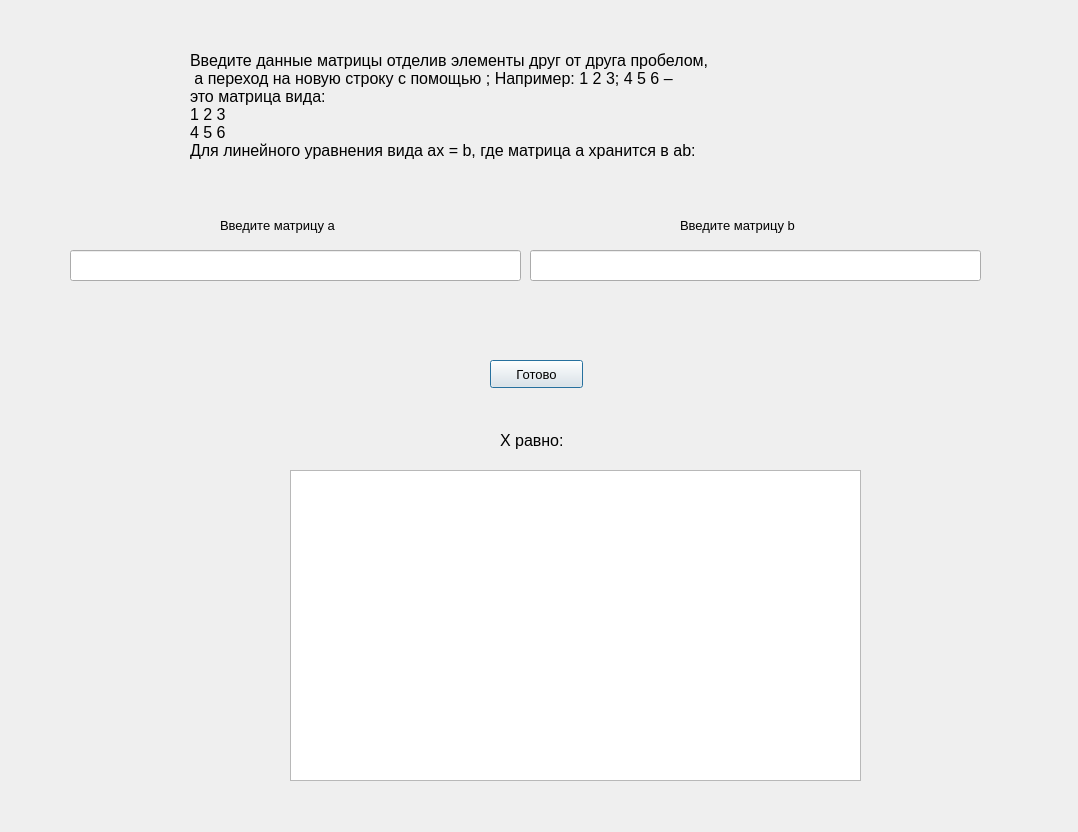
<?xml version="1.0" encoding="UTF-8"?>
<ui version="4.0">
 <class>Dialog</class>
 <widget class="QDialog" name="Dialog">
  <property name="geometry">
   <rect>
    <x>0</x>
    <y>0</y>
    <width>1078</width>
    <height>832</height>
   </rect>
  </property>
  <property name="windowTitle">
   <string>Dialog</string>
  </property>
  <widget class="QLineEdit" name="line2">
   <property name="geometry">
    <rect>
     <x>530</x>
     <y>250</y>
     <width>451</width>
     <height>31</height>
    </rect>
   </property>
  </widget>
  <widget class="QLabel" name="label_3">
   <property name="geometry">
    <rect>
     <x>220</x>
     <y>210</y>
     <width>161</width>
     <height>31</height>
    </rect>
   </property>
   <property name="font">
    <font>
     <pointsize>10</pointsize>
    </font>
   </property>
   <property name="text">
    <string>Введите матрицу a</string>
   </property>
  </widget>
  <widget class="QLabel" name="label">
   <property name="geometry">
    <rect>
     <x>190</x>
     <y>30</y>
     <width>641</width>
     <height>151</height>
    </rect>
   </property>
   <property name="font">
    <font>
     <pointsize>12</pointsize>
    </font>
   </property>
   <property name="text">
    <string>Введите данные матрицы отделив элементы друг от друга пробелом,
 а переход на новую строку с помощью ; Например: 1 2 3; 4 5 6 –
это матрица вида:
1 2 3
4 5 6
Для линейного уравнения вида ax = b, где матрица a хранится в ab:</string>
   </property>
  </widget>
  <widget class="QTableWidget" name="tb1">
   <property name="geometry">
    <rect>
     <x>290</x>
     <y>470</y>
     <width>571</width>
     <height>311</height>
    </rect>
   </property>
  </widget>
  <widget class="QLabel" name="label_4">
   <property name="geometry">
    <rect>
     <x>680</x>
     <y>210</y>
     <width>161</width>
     <height>31</height>
    </rect>
   </property>
   <property name="font">
    <font>
     <pointsize>10</pointsize>
    </font>
   </property>
   <property name="text">
    <string>Введите матрицу b</string>
   </property>
  </widget>
  <widget class="QLabel" name="label_2">
   <property name="geometry">
    <rect>
     <x>500</x>
     <y>430</y>
     <width>71</width>
     <height>20</height>
    </rect>
   </property>
   <property name="font">
    <font>
     <pointsize>12</pointsize>
    </font>
   </property>
   <property name="text">
    <string>X равно:</string>
   </property>
  </widget>
  <widget class="QLineEdit" name="line1">
   <property name="geometry">
    <rect>
     <x>70</x>
     <y>250</y>
     <width>451</width>
     <height>31</height>
    </rect>
   </property>
  </widget>
  <widget class="QPushButton" name="ready">
   <property name="geometry">
    <rect>
     <x>490</x>
     <y>360</y>
     <width>93</width>
     <height>28</height>
    </rect>
   </property>
   <property name="font">
    <font>
     <pointsize>10</pointsize>
    </font>
   </property>
   <property name="text">
    <string>Готово</string>
   </property>
  </widget>
 </widget>
 <resources/>
 <connections/>
</ui>
